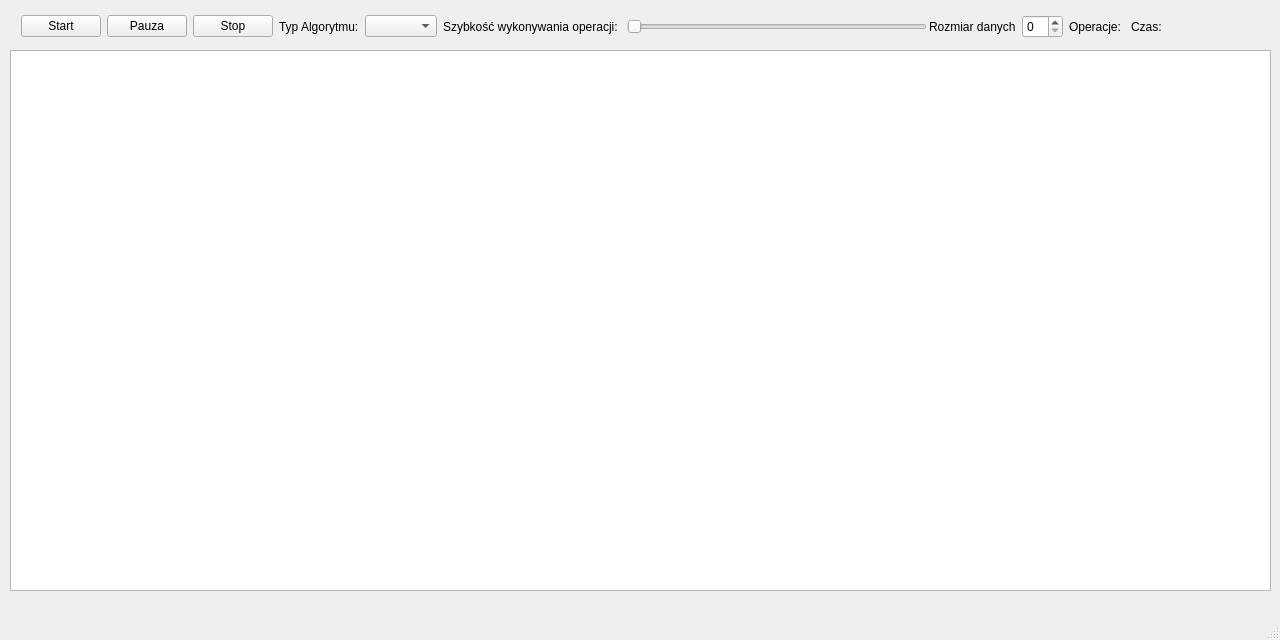
<?xml version="1.0" encoding="UTF-8"?>
<ui version="4.0">
 <class>MainWindow</class>
 <widget class="QMainWindow" name="MainWindow">
  <property name="geometry">
   <rect>
    <x>0</x>
    <y>0</y>
    <width>1280</width>
    <height>640</height>
   </rect>
  </property>
  <property name="minimumSize">
   <size>
    <width>1280</width>
    <height>0</height>
   </size>
  </property>
  <property name="windowTitle">
   <string>MainWindow</string>
  </property>
  <widget class="QWidget" name="centralwidget">
   <widget class="QGraphicsView" name="gv_wizualizator">
    <property name="geometry">
     <rect>
      <x>10</x>
      <y>50</y>
      <width>1261</width>
      <height>541</height>
     </rect>
    </property>
   </widget>
   <widget class="QWidget" name="">
    <property name="geometry">
     <rect>
      <x>21</x>
      <y>11</y>
      <width>1141</width>
      <height>31</height>
     </rect>
    </property>
    <layout class="QHBoxLayout" name="horizontalLayout_5">
     <item>
      <layout class="QHBoxLayout" name="horizontalLayout_4">
       <item>
        <widget class="QPushButton" name="pb_start">
         <property name="text">
          <string>Start</string>
         </property>
        </widget>
       </item>
       <item>
        <widget class="QPushButton" name="pb_pauza">
         <property name="text">
          <string>Pauza</string>
         </property>
        </widget>
       </item>
       <item>
        <widget class="QPushButton" name="pb_stop">
         <property name="text">
          <string>Stop</string>
         </property>
        </widget>
       </item>
       <item>
        <layout class="QHBoxLayout" name="horizontalLayout">
         <item>
          <widget class="QLabel" name="lbl_typ">
           <property name="text">
            <string>Typ Algorytmu:</string>
           </property>
          </widget>
         </item>
         <item>
          <widget class="QComboBox" name="cb_typ"/>
         </item>
        </layout>
       </item>
       <item>
        <layout class="QHBoxLayout" name="horizontalLayout_2">
         <item>
          <widget class="QLabel" name="lbl_szybkosc">
           <property name="text">
            <string>Szybkość wykonywania operacji: </string>
           </property>
          </widget>
         </item>
         <item>
          <widget class="QSlider" name="hs_szybkosc">
           <property name="minimumSize">
            <size>
             <width>300</width>
             <height>0</height>
            </size>
           </property>
           <property name="maximumSize">
            <size>
             <width>300</width>
             <height>16777215</height>
            </size>
           </property>
           <property name="orientation">
            <enum>Qt::Orientation::Horizontal</enum>
           </property>
          </widget>
         </item>
        </layout>
       </item>
       <item>
        <layout class="QHBoxLayout" name="horizontalLayout_3">
         <item>
          <widget class="QLabel" name="lbl_rozmiarDanych">
           <property name="text">
            <string>Rozmiar danych</string>
           </property>
          </widget>
         </item>
         <item>
          <widget class="QSpinBox" name="sb_rozmiarDanych"/>
         </item>
        </layout>
       </item>
      </layout>
     </item>
     <item>
      <widget class="QLabel" name="lbl_operacje">
       <property name="text">
        <string>Operacje: </string>
       </property>
      </widget>
     </item>
     <item>
      <widget class="QLabel" name="label_6">
       <property name="text">
        <string>Czas:</string>
       </property>
      </widget>
     </item>
    </layout>
   </widget>
  </widget>
  <widget class="QMenuBar" name="menubar">
   <property name="geometry">
    <rect>
     <x>0</x>
     <y>0</y>
     <width>1280</width>
     <height>21</height>
    </rect>
   </property>
  </widget>
  <widget class="QStatusBar" name="statusbar"/>
 </widget>
 <resources/>
 <connections/>
</ui>
